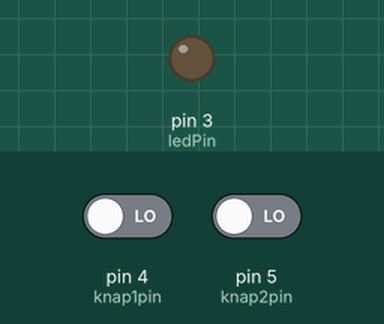
Recording of a sketch running on a simulated Arduino Uno, built with avr-gcc and run on an emulated ATmega328P. Parts: output pins drawn as LEDs (lit = HIGH). The test bench sets the inputs (shaded band); at power-on: pin 4 (knap1pin) LOW, pin 5 (knap2pin) LOW.

Above: at 1.2 s.
1.3 s: pin 4 (knap1pin) driven HIGH
At 1.7 s:
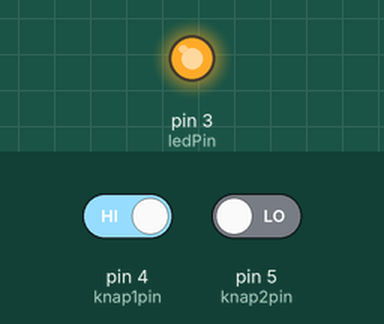
Timing chart, 0 to 4.3 s (numbered marks = the images above; inputs shaded):
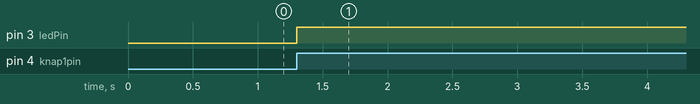

Measured:
- after the input at 1.3 s, pin 3 (ledPin): LOW → HIGH at once

The sketch:

opgave3.ino
```cpp
int knap1pin = 4;
int knap2pin = 5;
int ledPin = 3;

void setup() {
  // put your setup code here, to run once:
  pinMode(knap1pin, INPUT);
  pinMode(knap2pin, INPUT);
  pinMode(ledPin, OUTPUT);

  Serial.begin(9600);
}

void loop() {
  // put your main code here, to run repeatedly:
  while(digitalRead(knap1pin) || digitalRead(knap2pin)) {
    digitalWrite(ledPin, HIGH);
  }
}
```
